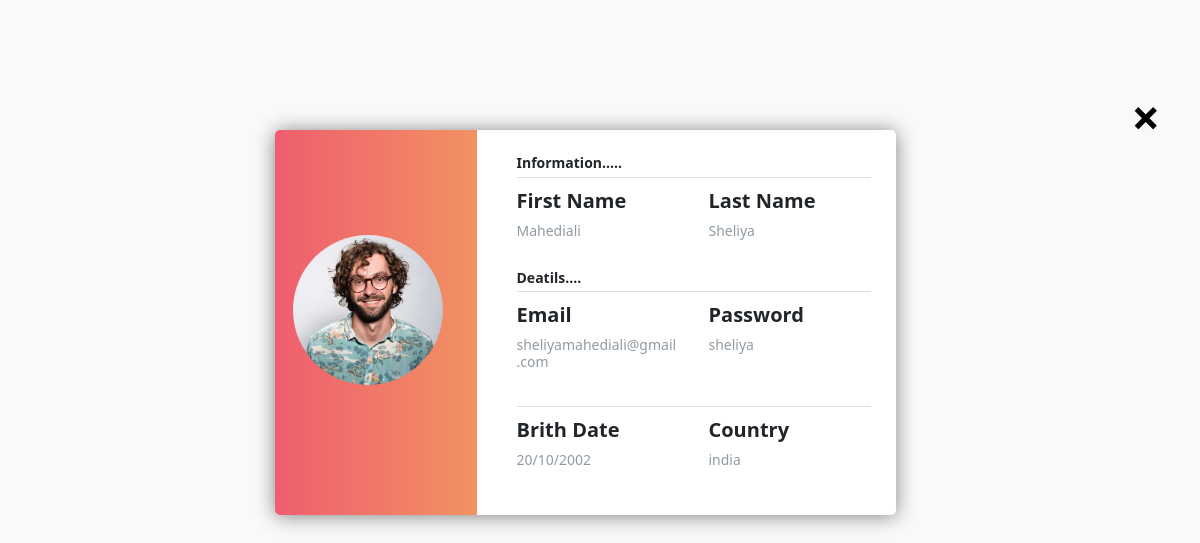
Screenshot of /Adimplan/adimprofile.php (signed in) with the database file from the repository.
### tables this page shows
CREATE TABLE `signa` (
  `Id` int(25) NOT NULL,
  `First_Name` varchar(50) NOT NULL,
  `Last_Name` varchar(50) NOT NULL,
  `Email` varchar(50) NOT NULL,
  `btn_Password` varchar(50) NOT NULL,
  `DOB` varchar(50) NOT NULL,
  `Country` varchar(50) NOT NULL,
  `images` varchar(255) NOT NULL
);

### Adimplan/adimprofile.php (the view, shortened to what this page needs)
<!DOCTYPE html>
<html lang="en">
<head>
    <link rel="stylesheet" href="../Css/style.css">
    <link rel="stylesheet" href="../Css/nav.css">
    <link href="https://cdn.jsdelivr.net/npm/bootstrap@5.2.3/dist/css/bootstrap.min.css" rel="stylesheet">
    <link rel="stylesheet" href="https://cdn.jsdelivr.net/npm/bootstrap-icons@1.10.2/font/bootstrap-icons.css">
</head>
<body>
    <?php
    include '../database/database.php';
    $query = "SELECT * FROM signa WHERE Id ={$_SESSION['UserId']}";
    $result = $conn->query($query);
    if(mysqli_num_rows($result) >0 )
    {
      $fetch = mysqli_fetch_assoc($result);
    }
    ?>
    <div class="page-content page-container" id="page-content" style="padding-top: 10px;">
    <div class="close">
            <span>&times;</span>
          </div>
        <div class="padding">
            <div class="row container d-flex justify-content-center">
                <div class="col-xl-6 col-md-12">
                    <div class="card user-card-full">
                        <div class="row m-l-0 m-r-0">
                            <div class="col-sm-4 bg-c-lite-green user-profile">
                                <div class="card-block text-center text-white">
                                    <div class="m-b-25">
                                        <img width="150px" height="150px" src="<?php echo '../loginandsign/';?><?php echo $fetch['images'] ?>" class="img-radius" alt="User-Profile-Image">
                                    </div>
                                </div>
                            </div>
                            <div class="col-sm-8">
                                <div class="card-block">
                                    <h6 class="m-b-20 p-b-5 b-b-default f-w-600">Information.....</h6>
                                    <div class="row">
                                        <div class="col-sm-6">
                                            <p class="m-b-10 f-w-600">First Name</p>
                                        <h6 class="text-muted f-w-400"><?php echo $fetch['First_Name'] ?></h6>
                                        </div>
                                        <div class="col-sm-6">
                                            <p class="m-b-10 f-w-600">Last Name</p>
                                            <h6 class="text-muted f-w-400"><?php echo $fetch['Last_Name'] ?></h6>
                                        </div>
                                    </div>
                                    <h6 class="m-b-20 m-t-40 p-b-5 b-b-default f-w-600">Deatils....</h6>
                                    <div class="row">
                                        <div class="col-sm-6">
                                            <p class="m-b-10 f-w-600">Email</p>
                                            <h6 class="text-muted f-w-400"><?php echo $fetch['Email'] ?></h6>
                                        </div>
                                        <div class="col-sm-6">
                                            <p class="m-b-10 f-w-600">Password</p>
                                            <h6 class="text-muted f-w-400"><?php echo $fetch['btn_Password'] ?></h6>
                                        </div>
                                    </div>
                                    <h6 class="m-b-20 m-t-40 p-b-5 b-b-default f-w-600"></h6>
                                    <div class="row">
                                        <div class="col-sm-6">
                                            <p class="m-b-10 f-w-600">Brith Date</p>
                                            <h6 class="text-muted f-w-400"><?php echo $fetch['DOB'] ?></h6>
                                        </div>
                                        <div class="col-sm-6">
                                            <p class="m-b-10 f-w-600">Country</p>
                                            <h6 class="text-muted f-w-400"><?php echo $fetch['Country'] ?></h6>
                                        </div>
                                    </div>
                                </div>
                            </div>
                        </div>
                    </div>
                </div>
            </div>
        </div>
    </div>
</body>
</html>

### CSS/style.css (style rules this page uses)
* { margin: 0; padding: 0; box-sizing: border-box; font-size: 20px; }
.text-center { text-align: center !important; }
@media (min-width: 1200px) { .container, .container-sm, .container-md, .container-lg, .container-xl { max-width: 1140px; } }
@media (min-width: 992px) { .container, .container-sm, .container-md, .container-lg { max-width: 960px; } }
@media (min-width: 768px) { .container, .container-sm, .container-md { max-width: 720px; } }
@media (min-width: 576px) { .container, .container-sm { max-width: 540px; } }
.container, .container-fluid, .container-sm, .container-md, .container-lg, .container-xl { width: 100%; padding-right: 15px; padding-left: 15px; margin-right: auto; margin-left: auto; }
.text-white { color: #053a47 !important; }
@media (min-width: 992px) { .fr .col-md-1, .col-md-10, .col-md-11, .col-md-12, .col-md-2, .col-md-3, .col-md-4, .col-md-5, .col-md-6, .col-md-7, .col-md-8, .col-md-9 { float: left; } }
@media (min-width: 768px) { .fr .col-sm-1, .col-sm-10, .col-sm-11, .col-sm-12, .col-sm-2, .col-sm-3, .col-sm-4, .col-sm-5, .col-sm-6, .col-sm-7, .col-sm-8, .col-sm-9 { float: left; } }
.fr .col-lg-1, .col-lg-10, .col-lg-11, .col-lg-12, .col-lg-2, .col-lg-3, .col-lg-4, .col-lg-5, .col-lg-6, .col-lg-7, .col-lg-8, .col-lg-9, .col-md-1, .col-md-10, .col-md-11, .col-md-12, .col-md-2, .col-md-3, .col-md-4, .col-md-5, .col-md-6, .col-md-7, .col-md-8, .col-md-9, .col-sm-1, .col-sm-10, .col-sm-11, .col-sm-12, .col-sm-2, .col-sm-3, .col-sm-4, .col-sm-5, .col-sm-6, .col-sm-7, .col-sm-8, .col-sm-9, .col-xs-1, .col-xs-10, .col-xs-11, .col-xs-12, .col-xs-2, .col-xs-3, .col-xs-4, .col-xs-5, .col-xs-6, .col-xs-7, .col-xs-8, .col-xs-9 { position: relative; min-height: 1px; padding-right: 15px; padding-left: 15px; }

### CSS/nav.css (style rules this page uses)
* { margin: 0; padding: 0; box-sizing: border-box; font-size: 20px; }

### Adimplan/adimprofile.php (style rules this page uses)
body { background-color: #f9f9fa }
.padding { padding: 6rem !important }
.user-card-full { overflow: hidden; }
.card { border-radius: 5px; box-shadow: 0 1px 20px 0 gray; border: none; margin-bottom: 30px; }
.bg-c-lite-green { background: linear-gradient(to right, #ee5a6f, #f29263); }
.user-profile { padding: 80px 0; }
.card-block { padding: 1.25rem; }
.m-b-25 { margin-bottom: 25px; }
h6 { font-size: 14px; }
@media (min-width: 1200px) { .col-xl-6 { flex: 0 0 auto; width: 70%; } }
.b-b-default { border-bottom: 1px solid #e0e0e0; }
.card .card-block p { line-height: 25px; }
.text-muted { color: #919aa3 !important; }
.f-w-600 { font-weight: 600; }
.m-t-40 { margin-top: 20px; }
.p-b-5 { padding-bottom: 5px !important; }
.m-b-10 { margin-bottom: 10px; }
.img-radius { border-radius: 50%; }
.page-content .close span { position: absolute; top: 80px; right: 40px; font-size: 50px; color: #000; font-weight: bolder; z-index: 100; cursor: pointer; }

### rows the page displays
signa: images (picture), First_Name "Mahediali", Last_Name "Sheliya", Email "sheliyamahediali@gmail.com", btn_Password "sheliya", DOB "20/10/2002", Country "india"
